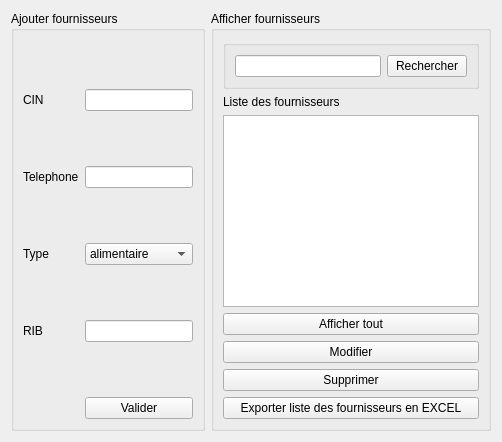
                    <widget class="QWidget" name="tab_15">
                     <attribute name="title">
                      <string>Fournisseurs</string>
                     </attribute>
                     <layout class="QHBoxLayout" name="horizontalLayout_131">
                      <item>
                       <layout class="QHBoxLayout" name="horizontalLayout_128">
                        <item>
                         <widget class="QGroupBox" name="groupBox_25">
                          <property name="title">
                           <string>Ajouter fournisseurs</string>
                          </property>
                          <layout class="QFormLayout" name="formLayout_16">
                           <item row="0" column="0">
                            <spacer name="verticalSpacer_16">
                             <property name="orientation">
                              <enum>Qt::Vertical</enum>
                             </property>
                             <property name="sizeHint" stdset="0">
                              <size>
                               <width>20</width>
                               <height>40</height>
                              </size>
                             </property>
                            </spacer>
                           </item>
                           <item row="1" column="0">
                            <widget class="QLabel" name="label_30">
                             <property name="text">
                              <string>CIN</string>
                             </property>
                            </widget>
                           </item>
                           <item row="1" column="1">
                            <widget class="QLineEdit" name="lineEdit_CIN_f"/>
                           </item>
                           <item row="2" column="0">
                            <spacer name="verticalSpacer_12">
                             <property name="orientation">
                              <enum>Qt::Vertical</enum>
                             </property>
                             <property name="sizeHint" stdset="0">
                              <size>
                               <width>20</width>
                               <height>40</height>
                              </size>
                             </property>
                            </spacer>
                           </item>
                           <item row="3" column="0">
                            <widget class="QLabel" name="label_29">
                             <property name="text">
                              <string>Telephone</string>
                             </property>
                            </widget>
                           </item>
                           <item row="3" column="1">
                            <widget class="QLineEdit" name="lineEdit_tel_f"/>
                           </item>
                           <item row="4" column="0">
                            <spacer name="verticalSpacer_13">
                             <property name="orientation">
                              <enum>Qt::Vertical</enum>
                             </property>
                             <property name="sizeHint" stdset="0">
                              <size>
                               <width>20</width>
                               <height>40</height>
                              </size>
                             </property>
                            </spacer>
                           </item>
                           <item row="5" column="0">
                            <widget class="QLabel" name="label_28">
                             <property name="text">
                              <string>Type</string>
                             </property>
                            </widget>
                           </item>
                           <item row="6" column="0">
                            <spacer name="verticalSpacer_14">
                             <property name="orientation">
                              <enum>Qt::Vertical</enum>
                             </property>
                             <property name="sizeHint" stdset="0">
                              <size>
                               <width>20</width>
                               <height>40</height>
                              </size>
                             </property>
                            </spacer>
                           </item>
                           <item row="7" column="0">
                            <widget class="QLabel" name="label_27">
                             <property name="text">
                              <string>RIB</string>
                             </property>
                            </widget>
                           </item>
                           <item row="7" column="1">
                            <widget class="QLineEdit" name="lineEdit_RIB_f"/>
                           </item>
                           <item row="8" column="0">
                            <spacer name="verticalSpacer_15">
                             <property name="orientation">
                              <enum>Qt::Vertical</enum>
                             </property>
                             <property name="sizeHint" stdset="0">
                              <size>
                               <width>20</width>
                               <height>40</height>
                              </size>
                             </property>
                            </spacer>
                           </item>
                           <item row="9" column="1">
                            <widget class="QPushButton" name="pushButton_val_f">
                             <property name="text">
                              <string>Valider</string>
                             </property>
                            </widget>
                           </item>
                           <item row="5" column="1">
                            <widget class="QComboBox" name="comboBox_type_f">
                             <item>
                              <property name="text">
                               <string>alimentaire</string>
                              </property>
                             </item>
                             <item>
                              <property name="text">
                               <string>decorations</string>
                              </property>
                             </item>
                            </widget>
                           </item>
                          </layout>
                         </widget>
                        </item>
                       </layout>
                      </item>
                      <item>
                       <layout class="QHBoxLayout" name="horizontalLayout_132">
                        <item>
                         <widget class="QGroupBox" name="groupBox_26">
                          <property name="title">
                           <string>Afficher fournisseurs</string>
                          </property>
                          <layout class="QHBoxLayout" name="horizontalLayout_134">
                           <item>
                            <layout class="QVBoxLayout" name="verticalLayout_51">
                             <item>
                              <widget class="QGroupBox" name="groupBox_27">
                               <property name="title">
                                <string/>
                               </property>
                               <layout class="QHBoxLayout" name="horizontalLayout_135">
                                <item>
                                 <widget class="QLineEdit" name="lineEdit_rechercher_f"/>
                                </item>
                                <item>
                                 <widget class="QPushButton" name="pushButton_rechercher_f">
                                  <property name="text">
                                   <string>Rechercher</string>
                                  </property>
                                 </widget>
                                </item>
                               </layout>
                              </widget>
                             </item>
                             <item>
                              <widget class="QLabel" name="label_31">
                               <property name="text">
                                <string>Liste des fournisseurs</string>
                               </property>
                              </widget>
                             </item>
                             <item>
                              <widget class="QTableView" name="tableView_Fournisseurs"/>
                             </item>
                             <item>
                              <widget class="QPushButton" name="pushButton_afficher_f">
                               <property name="text">
                                <string>Afficher tout</string>
                               </property>
                              </widget>
                             </item>
                             <item>
                              <widget class="QPushButton" name="pushButton_modifier_f">
                               <property name="text">
                                <string>Modifier</string>
                               </property>
                               <property name="checkable">
                                <bool>true</bool>
                               </property>
                              </widget>
                             </item>
                             <item>
                              <widget class="QPushButton" name="pushButton_supp_f">
                               <property name="text">
                                <string>Supprimer</string>
                               </property>
                              </widget>
                             </item>
                             <item>
                              <widget class="QPushButton" name="pushButton_exporter_f">
                               <property name="text">
                                <string>Exporter liste des fournisseurs en EXCEL</string>
                               </property>
                              </widget>
                             </item>
                            </layout>
                           </item>
                          </layout>
                         </widget>
                        </item>
                       </layout>
                      </item>
                     </layout>
                    </widget>
